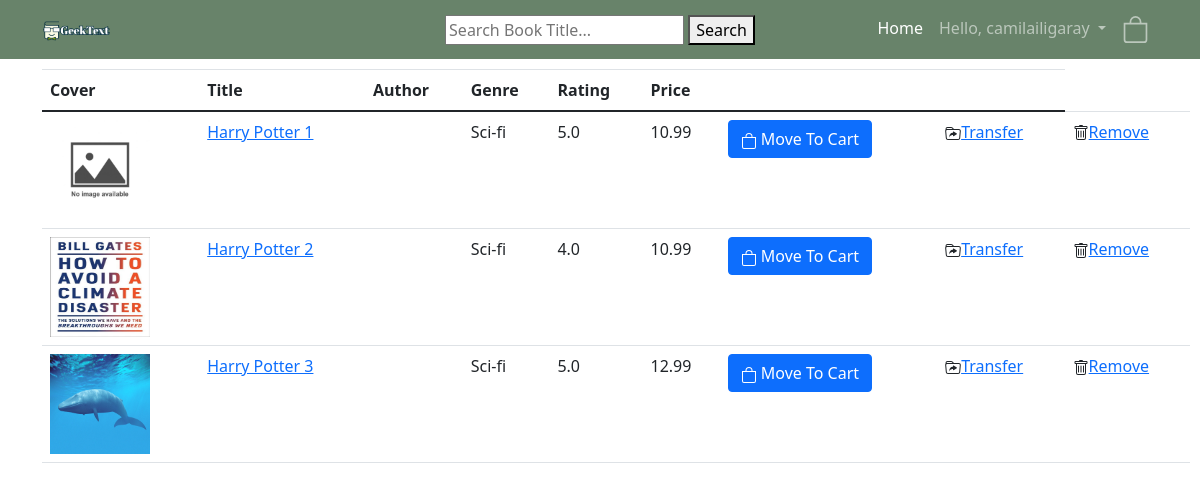
Page /wishlist/3 (signed in) on the committed database.
### bookdetails/models.py (models this page shows, shortened)
class Book(models.Model):
    authors = models.ManyToManyField(
        Author,
        related_name='booker',
    )
    def validate_rating(value):
        if value <= 5 and value >= 0:
            return value
        else:
            raise ValidationError("The rating is out of the bounds of 0 - 5")
    GENRES = (
        ('Sci-fi', 'Sci-fi'),
        ('Fantasy', 'Fantasy'),
        ('Children', 'Children'),
        ('Non-fiction', 'Non-fiction'),
        ('Others', 'Others'),
    )
    cover = models.ImageField(upload_to='bookImages', default='bookImages/No_image.jpg')
    title = models.CharField(max_length=200)
    genre = models.CharField(max_length=200, default='other', choices=GENRES)
    rating = models.DecimalField(max_digits=2, decimal_places=1, default=0, validators=[validate_rating])
    price = models.DecimalField(max_digits=6, decimal_places=2, default=0.00)
    description = models.CharField(max_length=4000)
    publisher = models.CharField(max_length=200, default='Unknown')
    release_date = models.DateField(default='Unknown')

### wishlist/views.py (the view)
# urls.py: path("<int:id>", views.index, name="index"),
def index(response, id):  # good to go
    wl = WishList.objects.get(id=id)
    global wishlist_id
    wishlist_id = id
    bk = wl.book.all()
    return render(response, "wishlist/list.html", {"bk": bk})

### wishlist/templates/wishlist/list.html (shortened to what this page needs)
{% extends 'onlinelibrary/base.html' %}
{% block content %}
    <ul>
       <table class="table">
            <thead>
                <tr>
                    <th>Cover</th>
                    <th>Title</th>
                    <th>Author</th>
                    <th>Genre</th>
                    <th>Rating</th>
                    <th>Price</th>
                    <th></th>
                    <th></th>
                </tr>
            </thead>
        {% for book in bk %}
            <tr>
                <td><img src="{{book.cover.url}}" alt="" width="100" height="100"></td>
                <td><a href="#">{{book.title}}</a></td></a></td>
                <td>{{book.author}}</a></td>
                <td>{{book.genre}}</a></td>
                <td>{{book.rating}}</a></td>
                <td>{{book.price}}</a></td>
                <td>
                    <form action="{% url 'move_to_cart' book.id%}" method="POST">
                        <button type="submit", name="MoveToCart", class="btn btn-primary">
                            <svg xmlns="http://www.w3.org/2000/svg" width="16" height="16" fill="currentColor" class="bi bi-bag" viewBox="0 0 16 16">
                                <path d="M8 1a2.5 2.5 0 0 1 2.5 2.5V4h-5v-.5A2.5 2.5 0 0 1 8 1zm3.5 3v-.5a3.5 3.5 0 1 0-7 0V4H1v10a2 2 0 0 0 2 2h10a2 2 0 0 0 2-2V4h-3.5zM2 5h12v9a1 1 0 0 1-1 1H3a1 1 0 0 1-1-1V5z"/>
                            </svg>
                            Move To Cart
                        </button>
                    </form>
                </td>
                <td><a href="#">Transfer</a></td>
                <td><a href="{% url 'remove_book' book.id %}">Remove</a></td>
            </tr>
        {% endfor %}
       </table>
    </ul>
{% endblock %}

### onlinelibrary/templates/onlinelibrary/base.html (shortened to what this page needs)
<!DOCTYPE html>
<html lang="en">
<head>
    <link rel="stylesheet" href="https://stackpath.bootstrapcdn.com/bootstrap/4.3.1/css/bootstrap.min.css"
>
    <link href="https://cdn.jsdelivr.net/npm/bootstrap@5.0.0-beta2/dist/css/bootstrap.min.css" rel="stylesheet"
>
    {% load static %}
    <link rel="stylesheet" type="text/css" href="{% static 'onlinelibrary/style.css' %}">
</head>
<body>
<nav class="navbar navbar-expand-lg navbar-dark navbar-custom">
    {% if user.is_authenticated %}
    <div class="container-fluid">
        <div class="col">
            <a class="navbar-brand" href="#"><img src="/media/bookImages/logo_geek_text.png" alt="logo" height="75%"
                                                  width="20%"></a>
        </div>
        <div class="col" style="text-align: center;">
            <form role="search" id="form">
                <input type="search" id="query" name="q"
                       placeholder="Search Book Title..."
                       aria-label="Search through for book">
                <button>
                    Search
                </button>
            </form>
        </div>
        <div class="col">
            <div class="collapse navbar-collapse" id="navbarNavDropdown">
                <ul class="navbar-nav ml-auto">
                    <li class="nav-item">
                        <a class="nav-link active" aria-current="page" href="/">Home</a>
                    </li>
                    <li class="nav-item dropdown">
                        <a class="nav-link dropdown-toggle" href="#" id="navbarDropdownMenuLink" role="button"
                           data-bs-toggle="dropdown" aria-expanded="false">
                            Hello, {{user.username}}
                        </a>
                    </li>
                    <li class="nav-item">
                        <a class="nav-link" href="/ShoppingCart">
                            <svg xmlns="http://www.w3.org/2000/svg" width="27" height="27" fill="currentColor"
                                 class="bi bi-bag"
                                 viewBox="0 0 16 16">
                                <path d="M8 1a2.5 2.5 0 0 1 2.5 2.5V4h-5v-.5A2.5 2.5 0 0 1 8 1zm3.5 3v-.5a3.5 3.5 0 1 0-7 0V4H1v10a2 2 0 0 0 2 2h10a2 2 0 0 0 2-2V4h-3.5zM2 5h12v9a1 1 0 0 1-1 1H3a1 1 0 0 1-1-1V5z"/>
                            </svg>
                        </a>
                    </li>
                </ul>
            </div>
            {% endif %}
        </div>
    </div>
</nav>
<div id="content" , name="content" , class="main">
    {% if user.is_authenticated %}
    <div class="main-content">
        {% block content %}
        {% endblock %}
    </div>
    {% else %}
    {% block notloggin %}
    {% endblock %}
    {% endif %}
</div>
</body>
</html>

### onlinelibrary/static/onlinelibrary/style.css (style rules this page uses)
.main { margin: 10px; }
.navbar-custom { background-color:#68836a; }

### onlinelibrary/templates/onlinelibrary/base.html (style rules this page uses)
.navbar-custom { background-color:#68836a; }

### rows in the picture
Book: cover (placeholder picture), title "Harry Potter 1", genre "Sci-fi", rating "5.0", price "10.99"
Book: cover (picture), title "Harry Potter 2", genre "Sci-fi", rating "4.0", price "10.99"
Book: cover (picture), title "Harry Potter 3", genre "Sci-fi", rating "5.0", price "12.99"

### other values in the picture
{{ user.username }} "camilailigaray"
